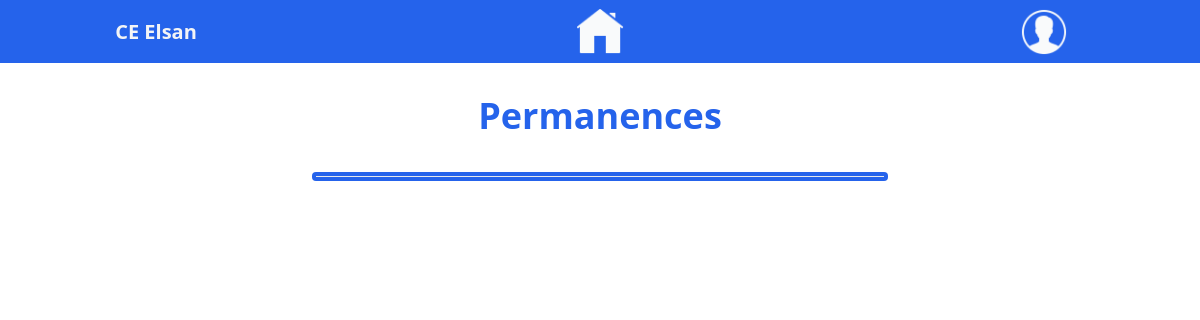
The app's page /pages/permanences.php (signed in), older data.
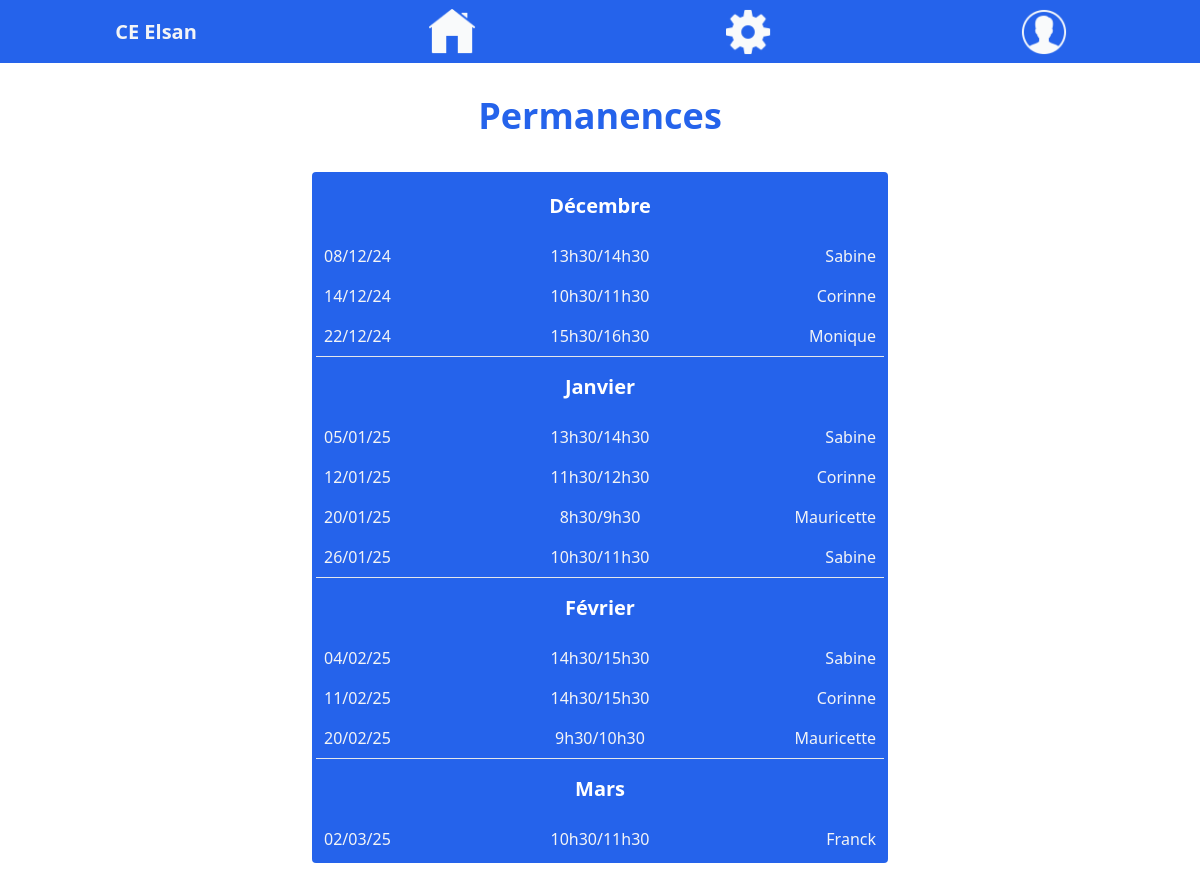
The same page, newer data.
### tables this page shows
CREATE TABLE `permanences` (
  `permanence_id` int NOT NULL,
  `date` varchar(255) NOT NULL,
  `time` varchar(255) NOT NULL,
  `representative` varchar(255) NOT NULL
);

### src/pages/permanences.php (the view, shortened to what this page needs)
<?php
require_once('../php_sql/db_connect.php');
$sql = "
SELECT *
FROM permanences
WHERE STR_TO_DATE(date, '%d/%m/%y') >= CURDATE()
ORDER BY STR_TO_DATE(date, '%d/%m/%y') ASC;
";
$query = $db->prepare($sql);
$query->execute();
$permanences = $query->fetchAll(PDO::FETCH_ASSOC);
$months = [
    1 => 'janvier',
    2 => 'février',
    3 => 'mars',
    4 => 'avril',
    5 => 'mai',
    6 => 'juin',
    7 => 'juillet',
    8 => 'août',
    9 => 'septembre',
    10 => 'octobre',
    11 => 'novembre',
    12 => 'décembre'
];
?>
<!doctype html>
<html>
<head>
  <link href="../output.css" rel="stylesheet">
</head>
<body class="pb-8">
<?php include '../includes/nav.php';?>
<h1 class="text-blue-600 font-bold text-4xl text-center m-8">Permanences</h1>
<main class="p-1 flex flex-col gap-4 flex-wrap max-w-screen-2xl mx-auto">
<section class="w-[96%] bg-blue-600 mx-auto p-1 max-w-xl text-gray-100 rounded">
    <div class="container">
    <?php
$lastPermanence = end($permanences);
$currentMonth = '';
foreach ($permanences as $permanence) {
    $date = DateTime::createFromFormat('d/m/y', $permanence['date']);
    $monthYear = $months[(int)$date->format('n')];
    if ($monthYear !== $currentMonth) {
        if ($currentMonth !== '') {
            echo '<hr>';
        }
        $currentMonth = $monthYear;
        echo '<h2 class="text-xl font-semibold text-white text-center m-4">'.ucfirst($currentMonth).'</h2>';
    }
    echo '<div class="permanence_row flex justify-between p-2">
            <p class="w-1/3 text-start">'.$permanence['date'].'</p>
            <p class="w-1/3 text-center">'.$permanence['time'].'</p>
            <p class="w-1/3 text-end truncate">'.$permanence['representative'].'</p>
          </div>';
}
if ($permanence !== $lastPermanence) {
    echo '<hr>';
}
?>
    </div>
</section>
</main>
</body>
</html>

### src/includes/nav.php (shortened to what this page needs)
<nav class="bg-blue-600 p-2 h-16 fixed top-0 w-[100%] z-20 border-b border-white">
    <ul class="flex justify-between items-center w-full">
        <li class="w-1/4 flex justify-center items-center h-12 ">
            <h2 class="text-gray-100 text-xl font-bold bg-blue-600 z-10">CE Elsan</h2>
        </li>
        <?php if (isset($_SESSION['logged_in'])){
            echo
        '<li class="w-1/4 flex justify-center">
                <a href="../index.php"><img class="nav_icons h-12" src="../images/icons/home.png" alt="bouton du menu" id="menu_bouton"></a>
        </li>';}
        ?>
        <?php if (isset($_SESSION) && isset($_SESSION['role']) && ($_SESSION['role'] === "admin")){
            echo
        '<li class="w-1/4 flex justify-center">
            <a href="back_office.php">
                <img class="h-12" src="../images/icons/back_office.png" alt="bouton de l\'interface administrateur">
            </a>
        </li>';}
        ?>
<?php
if (isset($_SESSION['logged_in'])) {
    $current_url = "http://$_SERVER[HTTP_HOST]$_SERVER[REQUEST_URI]";
    if (strpos($current_url, '/pages/profile.php') !== false) {
        echo
        '<li class="w-1/4 flex justify-center">
            <a href="../php_sql/logout.php">
                <img class="h-12" src="../images/icons/logout.png" alt="bouton déconnexion">
            </a>
        </li>';
    } else {
        echo
        '<li class="w-1/4 flex justify-center">
            <a href="profile.php">
                <img class="h-12" src="../images/icons/user.png" alt="bouton accès profil">
            </a>
        </li>';
    }
}
?>
    </ul>
</nav>

Row changes from the older to the newer data that the page shows:
now on this page (row edited): permanences: date "Décembre", date "08/12/24", time "13h30/14h30", representative "Sabine"
now on this page (row edited): permanences: date "14/12/24", time "10h30/11h30", representative "Corinne"
now on this page (row edited): permanences: date "22/12/24", time "15h30/16h30", representative "Monique"
now on this page (row edited): permanences: date "Janvier", date "05/01/25", time "13h30/14h30", representative "Sabine"
added permanences: date "12/01/25", time "11h30/12h30", representative "Corinne"
added permanences: date "20/01/25", time "8h30/9h30", representative "Mauricette"
added permanences: date "26/01/25", time "10h30/11h30", representative "Sabine"
added permanences: date "Février", date "04/02/25", time "14h30/15h30", representative "Sabine"
added permanences: date "11/02/25", time "14h30/15h30", representative "Corinne"
added permanences: date "20/02/25", time "9h30/10h30", representative "Mauricette"
added permanences: date "Mars", date "02/03/25", time "10h30/11h30", representative "Franck"
